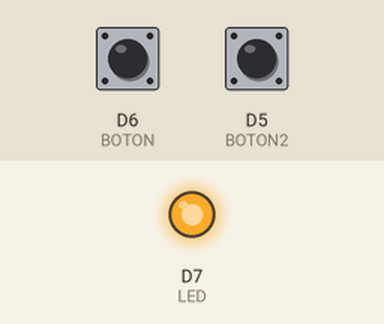
This sketch was run on a simulated ESP8266 (NodeMCU). Shown: output pins drawn as LEDs (lit = HIGH). The inputs (shaded band) are chosen by the test bench; at power-on: D6 (BOTON) LOW, D5 (BOTON2) LOW.

Above: at 1.2 s.
1.3 s: D6 (BOTON) pulled HIGH for 0.15 s
At 2.6 s:
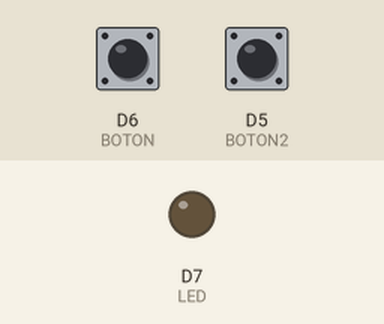
3.0 s: D5 (BOTON2) pulled HIGH for 0.15 s
At 3.9 s:
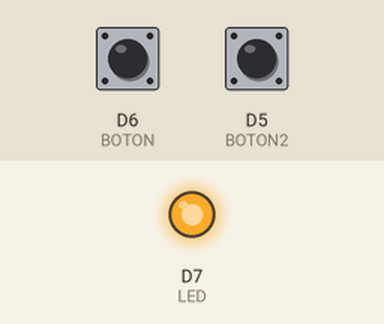
4.7 s: D5 (BOTON2) pulled HIGH for 1 s
At 5.3 s:
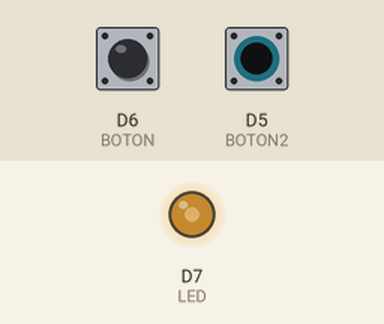
7.2 s: D5 (BOTON2) pulled HIGH for 3.2 s
At 10.9 s:
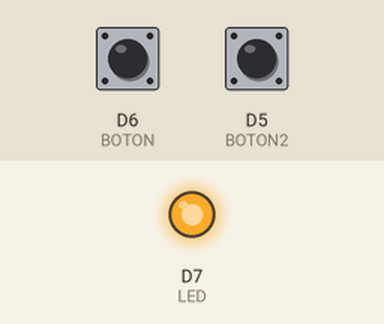
Timing chart, 0 to 12.4 s (numbered marks = the images above; inputs shaded):
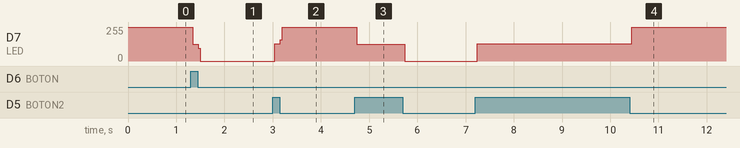

Measured:
- after the input at 1.3 s, D7 (LED): 255/255 → 127/255 at once, → 0/255 0.12 s later
- after the input at 3.0 s, D7 (LED): 0/255 → 128/255 at once, → 255/255 0.12 s later
- after the input at 4.7 s, D7 (LED): 255/255 → 127/255 at once, → 0/255 1.0 s later
- after the input at 7.2 s, D7 (LED): 0/255 → 128/255 at once, → 255/255 3.2 s later

The sketch:

Led1_encender_y_apagado_button_OR-_ESP8266MOD.ino
```cpp
#define BOTON D6
#define BOTON2 D5
#define LED D7

int auxled = 1; //Mantiene encendido el led al ejecutar
int newboton = 0;
int auxboton = 0;

void setup() {
  // put your setup code here, to run once:
Serial.begin(9600);
pinMode(BOTON, INPUT);
pinMode(BOTON2, INPUT);
pinMode(LED, OUTPUT);
digitalWrite(LED, auxled);
}

void loop() {
  // put your main code here, to run repeatedly:
  newboton = digitalRead(BOTON);
  if (newboton != auxboton){ //Si el nuevo boton es diferente
      auxboton = newboton;
      if(newboton == LOW){ // El nuevo boton debe ser igual a apagado
        auxled = !auxled;
        digitalWrite(LED, auxled);
        }
    }
   newboton = digitalRead(BOTON2);

  if (newboton != auxboton){ //Si el nuevo boton es diferente
      auxboton = newboton;
      if(newboton == LOW){ // El nuevo boton debe ser igual a apagado
        auxled = !auxled;
        digitalWrite(LED, auxled);
        }
    }


}
```
